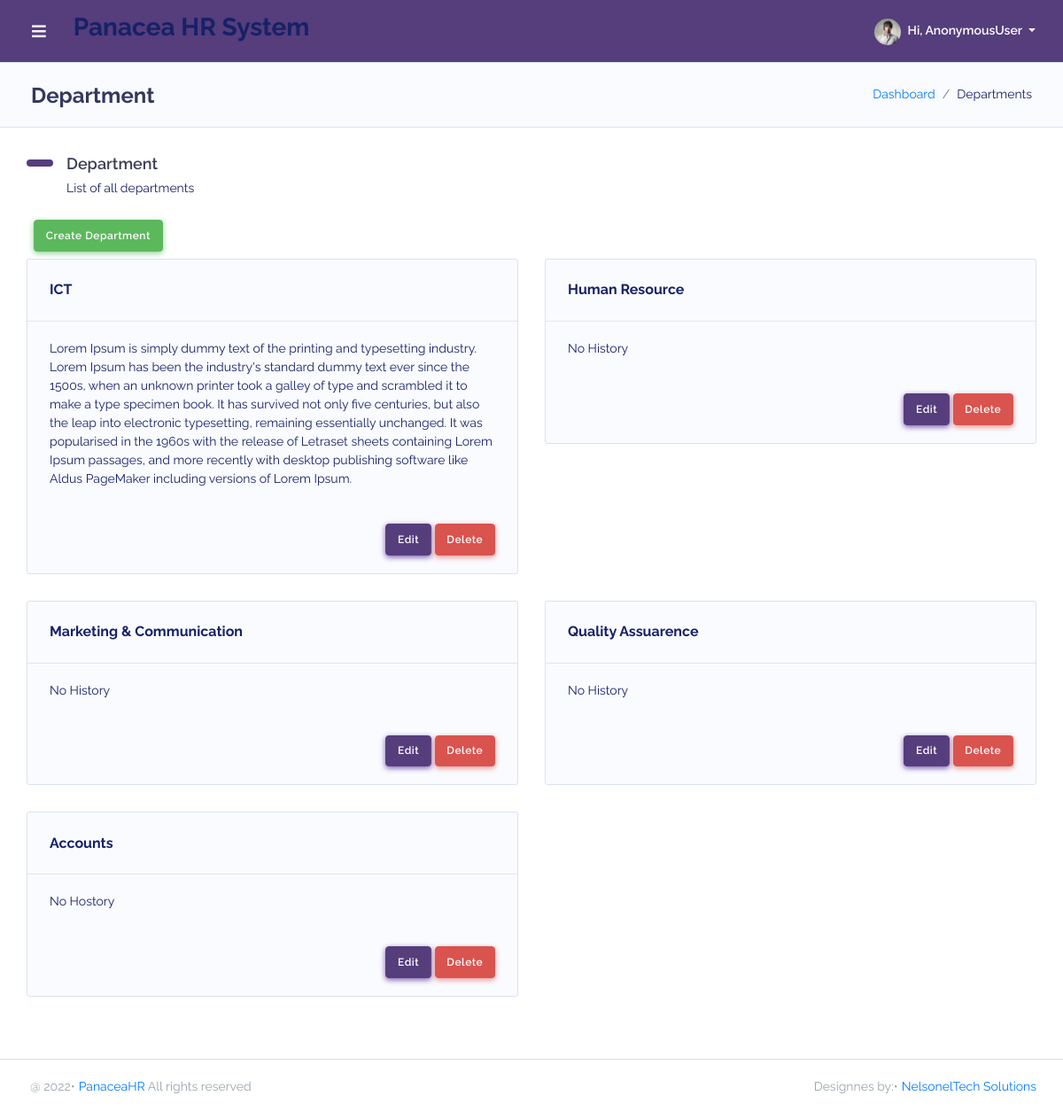
/dashboard/department/, run on an earlier commit of the app's database.
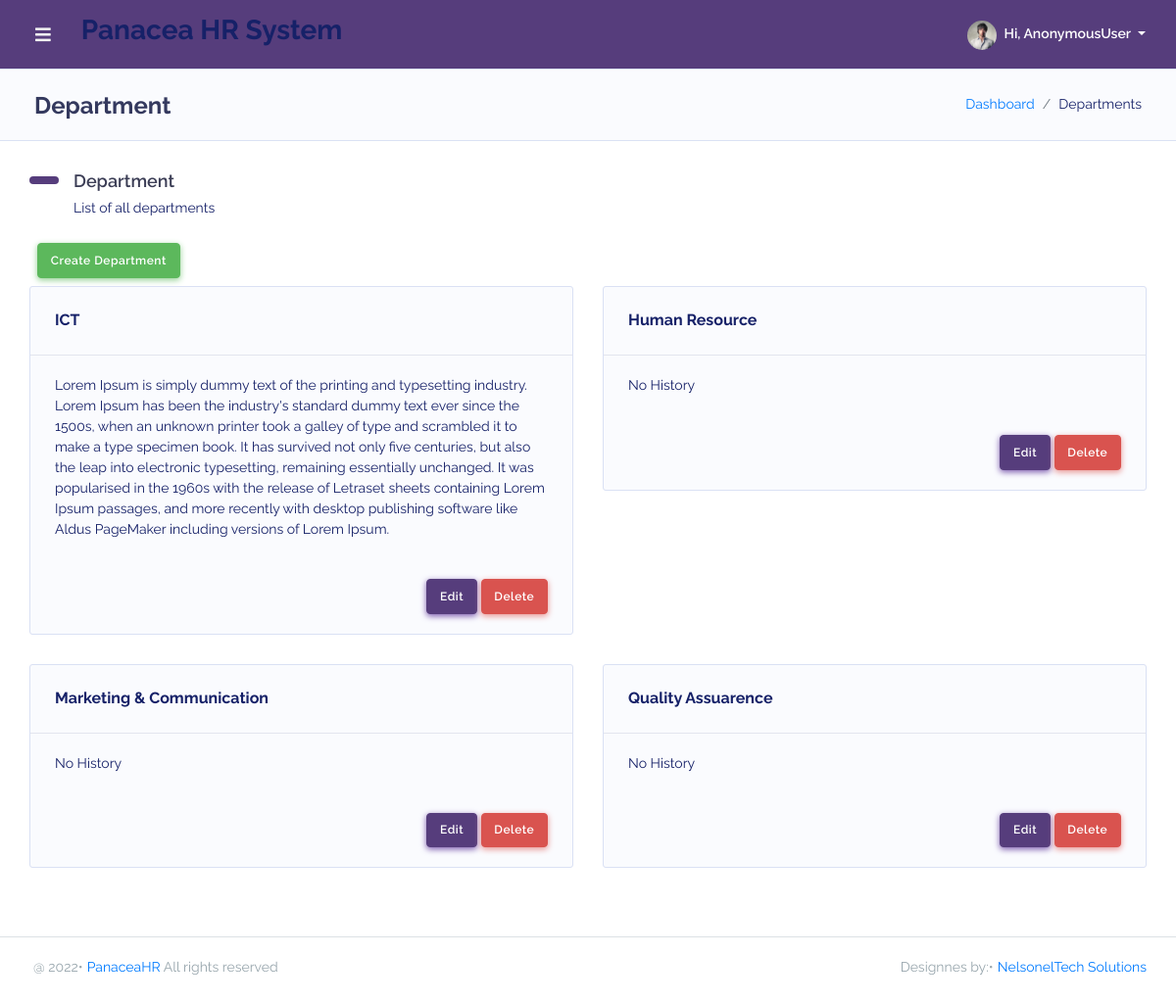
And on a later commit of the database.
### PanaceaApp/models.py (models this page shows, shortened)
class Department(models.Model):
    name = models.CharField(max_length=70, null=False, blank=False)
    history = models.TextField(max_length=1000, null=True, blank=True, default='No History')

### PanaceaApp/views.py (the view)
# urls.py: path('department/', views.department, name='department'),
def department(request):
    departments = Department.objects.all()
    context = {'departments': departments}
    return render(request, 'PanaceaApp/department.html', context)

### PanaceaApp/templates/PanaceaApp/department.html
{% extends 'main.html' %}
{% block content %}
{% load static %}
<div class="main-content">
    <section class="section">
        <div class="section-header">
            <h1>Department</h1>
            <div class="section-header-breadcrumb">
                <div class="breadcrumb-item active"><a href="{% url 'home' %}">Dashboard</a></div>
                <div class="breadcrumb-item">Departments</div>
            </div>
        </div>
        <div class="section-body">
            <h2 class="section-title">Department</h2>
            <p class="section-lead">List of all departments</p>
            <div class="p-2">
                <a class="btn btn-success" href="{% url 'createDepartment' %}">Create Department</a>
            </div>
            <div class="row">
                {% for department in departments %}
                <div class="col-12 col-md-6 col-lg-6">
                    <div class="card">
                        <div class="card-header">
                            <h4>{{department.name}}</h4>
                        </div>
                        <div class="card-body">
                            {{department.history}}
                        </div>
                        <div class="card-footer text-right">
                            <a class="btn btn-primary" href="{% url 'editDepartment' department.id %}">Edit</a>
                            <a href="{% url 'deleteDepartment' department.id %}" class="btn btn-danger">Delete</a>
                        </div>
                    </div>
                </div>
                {% endfor %}
            </div>
        </div>
    </section>
</div>
{% endblock %}

What changed in the data, as far as the page shows it:
removed Department: name "Accounts", history "No Hostory"
